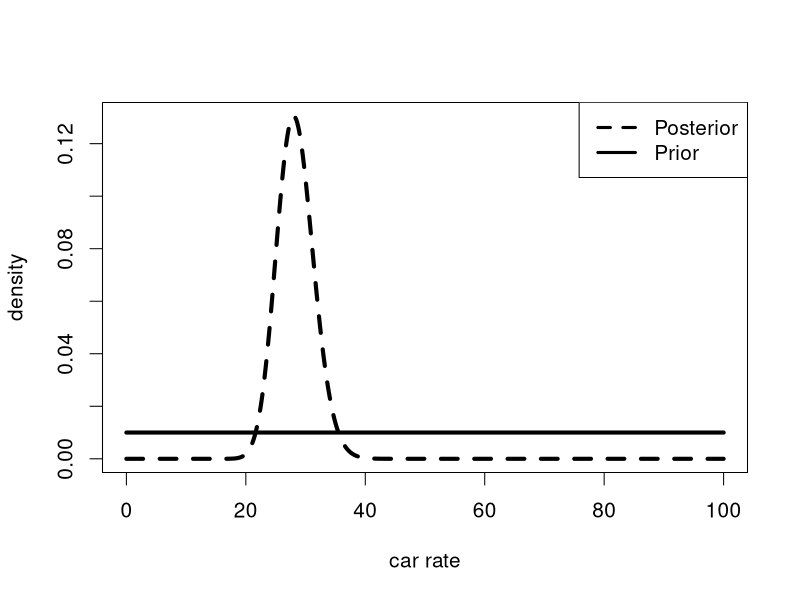
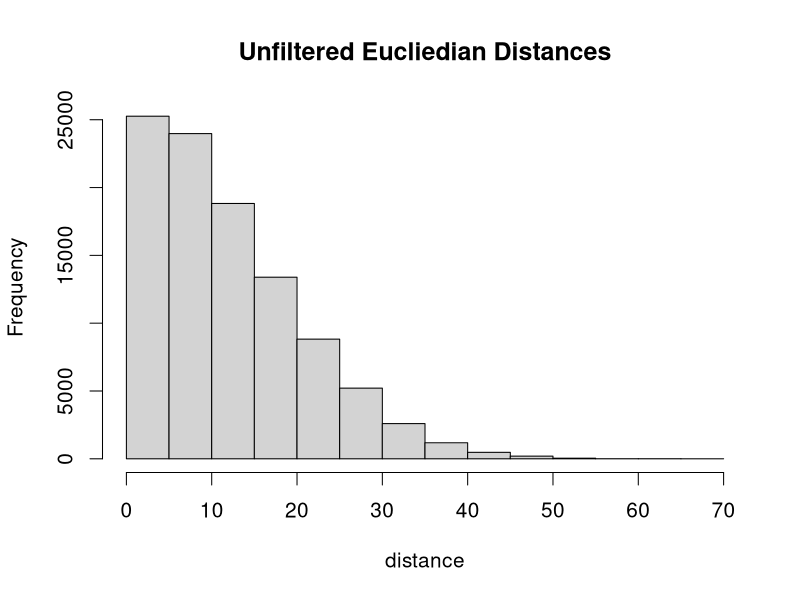
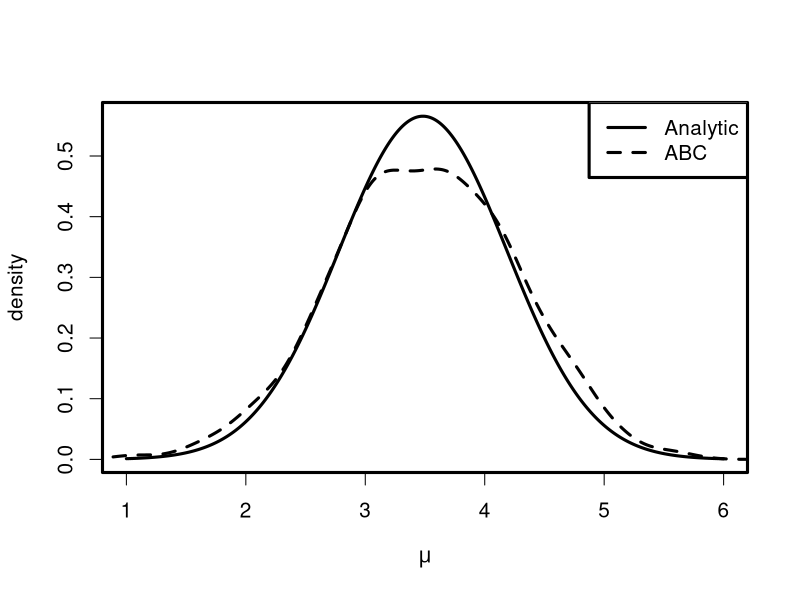
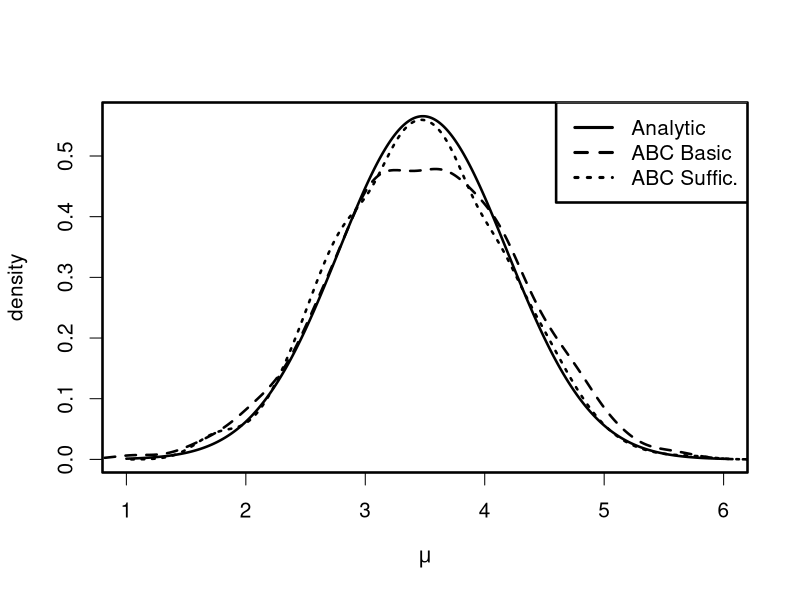

The R source for these figures, in order:
## ---- chunk 1
#figure 1 
n = 1000
x = seq(0,100,length=n)
y_unif = rep(0.01,n)
y_gamma = dgamma(x,85,3)
par(cex=1.25)
plot(x,y_gamma,type='l',lwd=4,lty=2,xlab='car rate',ylab='density')
points(x,y_unif,type='l',lwd=4)
legend("topright",c("Posterior","Prior"),lwd=c(3,3),lty=c(2,1))
## ---- chunk 2
#conjugate prior, exact calculation
n       <- 2
x       <- c(3,4)
x_bar   <- mean(x)
tau            <- 10 
post_mean      <- ((tau^2)/((1/n) + tau^2))*x_bar
post_variance  <- ((tau^2)/n)/((1/n) + tau^2)
print(c(post_mean,post_variance))
## ---- chunk 3
set.seed(1234)
N           <- 100000
prior_mu    <- rnorm(N,0,sqrt(100))
euclid_dist <- sapply(prior_mu,function(mu){sqrt(sum((rnorm(2,mu,1) - c(3,4))^2))})
par(1.25)
hist(euclid_dist,main="Unfiltered Eucliedian Distances",xlab='distance')
indices <- sort(euclid_dist, index.return = TRUE)$ix
best_indices <- indices[1:floor(N*0.01)]
par(cex=1.25,lwd=3)
abc_post = density(prior_mu[best_indices])
x = seq(1,6,0.01)
y = dnorm(x,post_mean,sqrt(post_variance))
plot(x,y,type='l',xlab=expression(mu),ylab='density')
points(abc_post,type='l',lty=2)
legend("topright",c("Analytic","ABC"),lwd=c(3,3),lty=c(1,2))
## ---- chunk 4
N = 100000
prior_mu    <- rnorm(N,0,10)
abc_sim <- sapply(prior_mu,function(mu){x=rnorm(1,mu,1/sqrt(2));c(x,abs(x - 3.5))})
sim_suff <- abc_sim[1,]
euclid_dist <- abc_sim[2,]
#hist(euclid_dist)
indices <- sort(euclid_dist, index.return = TRUE)$ix
best_indices <- indices[1:floor(N*0.01)]
best_mu = prior_mu[best_indices]
par(cex=1.25,lwd=2.5)
x = seq(1,6,0.01)
y = dnorm(x,post_mean,sqrt(post_variance))
plot(x,y,type='l',xlab=expression(mu),ylab='density')
points(abc_post,type='l',lty=2)
abc_post = density(prior_mu[best_indices])
points(abc_post,type='l',lty=3)
legend("topright",c("Analytic","ABC Basic","ABC Suffic."),lwd=c(3,3,3),lty=c(1,2,3))
abc_accpeted = sim_suff[best_indices] - 3.5
